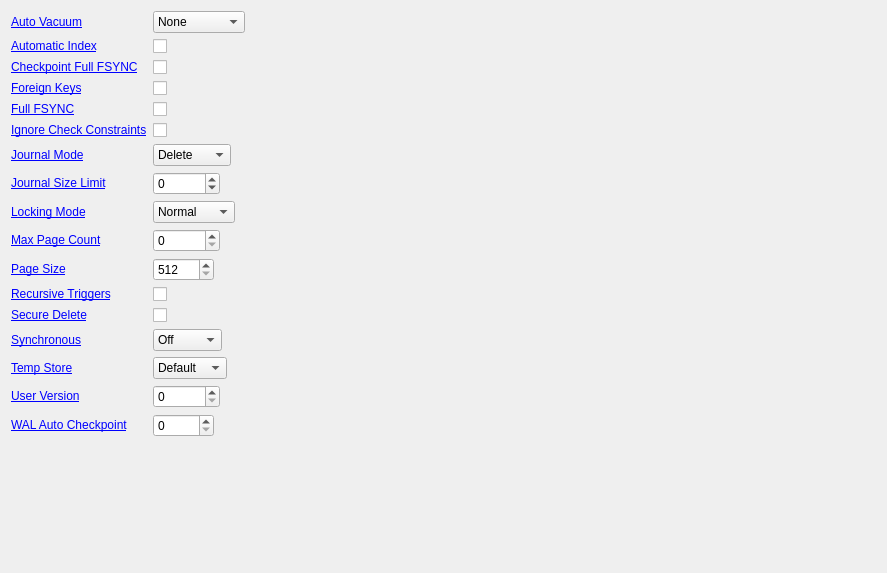
        <widget class="QWidget" name="scrollAreaWidgetContents">
         <property name="geometry">
          <rect>
           <x>0</x>
           <y>0</y>
           <width>887</width>
           <height>573</height>
          </rect>
         </property>
         <layout class="QFormLayout" name="formLayout">
          <property name="fieldGrowthPolicy">
           <enum>QFormLayout::ExpandingFieldsGrow</enum>
          </property>
          <item row="0" column="0">
           <widget class="QLabel" name="labelPragmaAutoVacuum">
            <property name="text">
             <string>&lt;html&gt;&lt;head/&gt;&lt;body&gt;&lt;p&gt;&lt;a href=&quot;http://www.sqlite.org/pragma.html#pragma_auto_vacuum&quot;&gt;&lt;span style=&quot; text-decoration: underline; color:#0000ff;&quot;&gt;Auto Vacuum&lt;/span&gt;&lt;/a&gt;&lt;/p&gt;&lt;/body&gt;&lt;/html&gt;</string>
            </property>
            <property name="openExternalLinks">
             <bool>true</bool>
            </property>
            <property name="textInteractionFlags">
             <set>Qt::LinksAccessibleByMouse</set>
            </property>
            <property name="buddy">
             <cstring>comboboxPragmaAutoVacuum</cstring>
            </property>
           </widget>
          </item>
          <item row="0" column="1">
           <widget class="QComboBox" name="comboboxPragmaAutoVacuum">
            <item>
             <property name="text">
              <string>None</string>
             </property>
            </item>
            <item>
             <property name="text">
              <string>Full</string>
             </property>
            </item>
            <item>
             <property name="text">
              <string>Incremental</string>
             </property>
            </item>
           </widget>
          </item>
          <item row="1" column="0">
           <widget class="QLabel" name="labelPragmaAutomaticIndex">
            <property name="text">
             <string>&lt;html&gt;&lt;head/&gt;&lt;body&gt;&lt;p&gt;&lt;a href=&quot;http://www.sqlite.org/pragma.html#pragma_automatic_index&quot;&gt;&lt;span style=&quot; text-decoration: underline; color:#0000ff;&quot;&gt;Automatic Index&lt;/span&gt;&lt;/a&gt;&lt;/p&gt;&lt;/body&gt;&lt;/html&gt;</string>
            </property>
            <property name="openExternalLinks">
             <bool>true</bool>
            </property>
            <property name="buddy">
             <cstring>checkboxPragmaAutomaticIndex</cstring>
            </property>
           </widget>
          </item>
          <item row="1" column="1">
           <widget class="QCheckBox" name="checkboxPragmaAutomaticIndex">
            <property name="text">
             <string/>
            </property>
           </widget>
          </item>
          <item row="2" column="0">
           <widget class="QLabel" name="labelPragmaCheckpointFullFsync">
            <property name="text">
             <string>&lt;html&gt;&lt;head/&gt;&lt;body&gt;&lt;p&gt;&lt;a href=&quot;http://www.sqlite.org/pragma.html#pragma_checkpoint_fullfsync&quot;&gt;&lt;span style=&quot; text-decoration: underline; color:#0000ff;&quot;&gt;Checkpoint Full FSYNC&lt;/span&gt;&lt;/a&gt;&lt;/p&gt;&lt;/body&gt;&lt;/html&gt;</string>
            </property>
            <property name="openExternalLinks">
             <bool>true</bool>
            </property>
            <property name="buddy">
             <cstring>checkboxPragmaCheckpointFullFsync</cstring>
            </property>
           </widget>
          </item>
          <item row="2" column="1">
           <widget class="QCheckBox" name="checkboxPragmaCheckpointFullFsync">
            <property name="text">
             <string/>
            </property>
           </widget>
          </item>
          <item row="3" column="0">
           <widget class="QLabel" name="labelPragmaForeignKeys">
            <property name="text">
             <string>&lt;html&gt;&lt;head/&gt;&lt;body&gt;&lt;p&gt;&lt;a href=&quot;http://www.sqlite.org/pragma.html#pragma_foreign_keys&quot;&gt;&lt;span style=&quot; text-decoration: underline; color:#0000ff;&quot;&gt;Foreign Keys&lt;/span&gt;&lt;/a&gt;&lt;/p&gt;&lt;/body&gt;&lt;/html&gt;</string>
            </property>
            <property name="openExternalLinks">
             <bool>true</bool>
            </property>
            <property name="buddy">
             <cstring>checkboxPragmaForeignKeys</cstring>
            </property>
           </widget>
          </item>
          <item row="3" column="1">
           <widget class="QCheckBox" name="checkboxPragmaForeignKeys">
            <property name="text">
             <string/>
            </property>
           </widget>
          </item>
          <item row="4" column="0">
           <widget class="QLabel" name="labelPragmaFullFsync">
            <property name="text">
             <string>&lt;html&gt;&lt;head/&gt;&lt;body&gt;&lt;p&gt;&lt;a href=&quot;http://www.sqlite.org/pragma.html#pragma_fullfsync&quot;&gt;&lt;span style=&quot; text-decoration: underline; color:#0000ff;&quot;&gt;Full FSYNC&lt;/span&gt;&lt;/a&gt;&lt;/p&gt;&lt;/body&gt;&lt;/html&gt;</string>
            </property>
            <property name="openExternalLinks">
             <bool>true</bool>
            </property>
            <property name="buddy">
             <cstring>checkboxPragmaFullFsync</cstring>
            </property>
           </widget>
          </item>
          <item row="4" column="1">
           <widget class="QCheckBox" name="checkboxPragmaFullFsync">
            <property name="text">
             <string/>
            </property>
           </widget>
          </item>
          <item row="5" column="0">
           <widget class="QLabel" name="labelPragmaIgnoreCheckConstraints">
            <property name="text">
             <string>&lt;html&gt;&lt;head/&gt;&lt;body&gt;&lt;p&gt;&lt;a href=&quot;http://www.sqlite.org/pragma.html#pragma_ignore_check_constraints&quot;&gt;&lt;span style=&quot; text-decoration: underline; color:#0000ff;&quot;&gt;Ignore Check Constraints&lt;/span&gt;&lt;/a&gt;&lt;/p&gt;&lt;/body&gt;&lt;/html&gt;</string>
            </property>
            <property name="openExternalLinks">
             <bool>true</bool>
            </property>
            <property name="buddy">
             <cstring>checkboxPragmaIgnoreCheckConstraints</cstring>
            </property>
           </widget>
          </item>
          <item row="5" column="1">
           <widget class="QCheckBox" name="checkboxPragmaIgnoreCheckConstraints">
            <property name="text">
             <string/>
            </property>
           </widget>
          </item>
          <item row="6" column="0">
           <widget class="QLabel" name="labelPragmaJournalMode">
            <property name="text">
             <string>&lt;html&gt;&lt;head/&gt;&lt;body&gt;&lt;p&gt;&lt;a href=&quot;http://www.sqlite.org/pragma.html#pragma_journal_mode&quot;&gt;&lt;span style=&quot; text-decoration: underline; color:#0000ff;&quot;&gt;Journal Mode&lt;/span&gt;&lt;/a&gt;&lt;/p&gt;&lt;/body&gt;&lt;/html&gt;</string>
            </property>
            <property name="openExternalLinks">
             <bool>true</bool>
            </property>
            <property name="buddy">
             <cstring>comboboxPragmaJournalMode</cstring>
            </property>
           </widget>
          </item>
          <item row="6" column="1">
           <widget class="QComboBox" name="comboboxPragmaJournalMode">
            <item>
             <property name="text">
              <string>Delete</string>
             </property>
            </item>
            <item>
             <property name="text">
              <string>Truncate</string>
             </property>
            </item>
            <item>
             <property name="text">
              <string>Persist</string>
             </property>
            </item>
            <item>
             <property name="text">
              <string>Memory</string>
             </property>
            </item>
            <item>
             <property name="text">
              <string>WAL</string>
             </property>
            </item>
            <item>
             <property name="text">
              <string>Off</string>
             </property>
            </item>
           </widget>
          </item>
          <item row="7" column="0">
           <widget class="QLabel" name="labelJournalSizeLimit">
            <property name="text">
             <string>&lt;html&gt;&lt;head/&gt;&lt;body&gt;&lt;p&gt;&lt;a href=&quot;http://www.sqlite.org/pragma.html#pragma_journal_size_limit&quot;&gt;&lt;span style=&quot; text-decoration: underline; color:#0000ff;&quot;&gt;Journal Size Limit&lt;/span&gt;&lt;/a&gt;&lt;/p&gt;&lt;/body&gt;&lt;/html&gt;</string>
            </property>
            <property name="openExternalLinks">
             <bool>true</bool>
            </property>
            <property name="buddy">
             <cstring>spinPragmaJournalSizeLimit</cstring>
            </property>
           </widget>
          </item>
          <item row="7" column="1">
           <widget class="QSpinBox" name="spinPragmaJournalSizeLimit">
            <property name="minimum">
             <number>-1</number>
            </property>
            <property name="maximum">
             <number>100000</number>
            </property>
           </widget>
          </item>
          <item row="8" column="0">
           <widget class="QLabel" name="labelPragmaLockingMode">
            <property name="text">
             <string>&lt;html&gt;&lt;head/&gt;&lt;body&gt;&lt;p&gt;&lt;a href=&quot;http://www.sqlite.org/pragma.html#pragma_locking_mode&quot;&gt;&lt;span style=&quot; text-decoration: underline; color:#0000ff;&quot;&gt;Locking Mode&lt;/span&gt;&lt;/a&gt;&lt;/p&gt;&lt;/body&gt;&lt;/html&gt;</string>
            </property>
            <property name="openExternalLinks">
             <bool>true</bool>
            </property>
            <property name="buddy">
             <cstring>comboboxPragmaLockingMode</cstring>
            </property>
           </widget>
          </item>
          <item row="8" column="1">
           <widget class="QComboBox" name="comboboxPragmaLockingMode">
            <item>
             <property name="text">
              <string>Normal</string>
             </property>
            </item>
            <item>
             <property name="text">
              <string>Exclusive</string>
             </property>
            </item>
           </widget>
          </item>
          <item row="9" column="0">
           <widget class="QLabel" name="labelPragmaMaxPageCount">
            <property name="text">
             <string>&lt;html&gt;&lt;head/&gt;&lt;body&gt;&lt;p&gt;&lt;a href=&quot;http://www.sqlite.org/pragma.html#pragma_max_page_count&quot;&gt;&lt;span style=&quot; text-decoration: underline; color:#0000ff;&quot;&gt;Max Page Count&lt;/span&gt;&lt;/a&gt;&lt;/p&gt;&lt;/body&gt;&lt;/html&gt;</string>
            </property>
            <property name="openExternalLinks">
             <bool>true</bool>
            </property>
            <property name="buddy">
             <cstring>spinPragmaMaxPageCount</cstring>
            </property>
           </widget>
          </item>
          <item row="9" column="1">
           <widget class="QSpinBox" name="spinPragmaMaxPageCount">
            <property name="maximum">
             <number>2000000000</number>
            </property>
           </widget>
          </item>
          <item row="10" column="0">
           <widget class="QLabel" name="labelPragmaPageSize">
            <property name="text">
             <string>&lt;html&gt;&lt;head/&gt;&lt;body&gt;&lt;p&gt;&lt;a href=&quot;http://www.sqlite.org/pragma.html#pragma_page_size&quot;&gt;&lt;span style=&quot; text-decoration: underline; color:#0000ff;&quot;&gt;Page Size&lt;/span&gt;&lt;/a&gt;&lt;/p&gt;&lt;/body&gt;&lt;/html&gt;</string>
            </property>
            <property name="openExternalLinks">
             <bool>true</bool>
            </property>
            <property name="buddy">
             <cstring>spinPragmaPageSize</cstring>
            </property>
           </widget>
          </item>
          <item row="10" column="1">
           <widget class="QSpinBox" name="spinPragmaPageSize">
            <property name="minimum">
             <number>512</number>
            </property>
            <property name="maximum">
             <number>65536</number>
            </property>
           </widget>
          </item>
          <item row="11" column="0">
           <widget class="QLabel" name="labelPragmaRecursiveTriggers">
            <property name="text">
             <string>&lt;html&gt;&lt;head/&gt;&lt;body&gt;&lt;p&gt;&lt;a href=&quot;http://www.sqlite.org/pragma.html#pragma_recursive_triggers&quot;&gt;&lt;span style=&quot; text-decoration: underline; color:#0000ff;&quot;&gt;Recursive Triggers&lt;/span&gt;&lt;/a&gt;&lt;/p&gt;&lt;/body&gt;&lt;/html&gt;</string>
            </property>
            <property name="openExternalLinks">
             <bool>true</bool>
            </property>
            <property name="buddy">
             <cstring>checkboxPragmaRecursiveTriggers</cstring>
            </property>
           </widget>
          </item>
          <item row="11" column="1">
           <widget class="QCheckBox" name="checkboxPragmaRecursiveTriggers">
            <property name="text">
             <string/>
            </property>
           </widget>
          </item>
          <item row="12" column="0">
           <widget class="QLabel" name="labelPragmaSecureDelete">
            <property name="text">
             <string>&lt;html&gt;&lt;head/&gt;&lt;body&gt;&lt;p&gt;&lt;a href=&quot;http://www.sqlite.org/pragma.html#pragma_secure_delete&quot;&gt;&lt;span style=&quot; text-decoration: underline; color:#0000ff;&quot;&gt;Secure Delete&lt;/span&gt;&lt;/a&gt;&lt;/p&gt;&lt;/body&gt;&lt;/html&gt;</string>
            </property>
            <property name="openExternalLinks">
             <bool>true</bool>
            </property>
            <property name="buddy">
             <cstring>checkboxPragmaSecureDelete</cstring>
            </property>
           </widget>
          </item>
          <item row="12" column="1">
           <widget class="QCheckBox" name="checkboxPragmaSecureDelete">
            <property name="text">
             <string/>
            </property>
           </widget>
          </item>
          <item row="13" column="0">
           <widget class="QLabel" name="labelPragmaSynchronous">
            <property name="text">
             <string>&lt;html&gt;&lt;head/&gt;&lt;body&gt;&lt;p&gt;&lt;a href=&quot;http://www.sqlite.org/pragma.html#pragma_synchronous&quot;&gt;&lt;span style=&quot; text-decoration: underline; color:#0000ff;&quot;&gt;Synchronous&lt;/span&gt;&lt;/a&gt;&lt;/p&gt;&lt;/body&gt;&lt;/html&gt;</string>
            </property>
            <property name="openExternalLinks">
             <bool>true</bool>
            </property>
            <property name="buddy">
             <cstring>comboboxPragmaSynchronous</cstring>
            </property>
           </widget>
          </item>
          <item row="13" column="1">
           <widget class="QComboBox" name="comboboxPragmaSynchronous">
            <item>
             <property name="text">
              <string>Off</string>
             </property>
            </item>
            <item>
             <property name="text">
              <string>Normal</string>
             </property>
            </item>
            <item>
             <property name="text">
              <string>Full</string>
             </property>
            </item>
           </widget>
          </item>
          <item row="14" column="0">
           <widget class="QLabel" name="labelPragmaTempStore">
            <property name="text">
             <string>&lt;html&gt;&lt;head/&gt;&lt;body&gt;&lt;p&gt;&lt;a href=&quot;http://www.sqlite.org/pragma.html#pragma_temp_store&quot;&gt;&lt;span style=&quot; text-decoration: underline; color:#0000ff;&quot;&gt;Temp Store&lt;/span&gt;&lt;/a&gt;&lt;/p&gt;&lt;/body&gt;&lt;/html&gt;</string>
            </property>
            <property name="openExternalLinks">
             <bool>true</bool>
            </property>
            <property name="buddy">
             <cstring>comboboxPragmaTempStore</cstring>
            </property>
           </widget>
          </item>
          <item row="14" column="1">
           <widget class="QComboBox" name="comboboxPragmaTempStore">
            <item>
             <property name="text">
              <string>Default</string>
             </property>
            </item>
            <item>
             <property name="text">
              <string>File</string>
             </property>
            </item>
            <item>
             <property name="text">
              <string>Memory</string>
             </property>
            </item>
           </widget>
          </item>
          <item row="15" column="0">
           <widget class="QLabel" name="labelPragmaUserVersion">
            <property name="text">
             <string>&lt;html&gt;&lt;head/&gt;&lt;body&gt;&lt;p&gt;&lt;a href=&quot;http://www.sqlite.org/pragma.html#pragma_user_version&quot;&gt;&lt;span style=&quot; text-decoration: underline; color:#0000ff;&quot;&gt;User Version&lt;/span&gt;&lt;/a&gt;&lt;/p&gt;&lt;/body&gt;&lt;/html&gt;</string>
            </property>
            <property name="openExternalLinks">
             <bool>true</bool>
            </property>
            <property name="buddy">
             <cstring>spinPragmaUserVersion</cstring>
            </property>
           </widget>
          </item>
          <item row="15" column="1">
           <widget class="QSpinBox" name="spinPragmaUserVersion">
            <property name="maximum">
             <number>2147483647</number>
            </property>
           </widget>
          </item>
          <item row="16" column="0">
           <widget class="QLabel" name="labelPragmaWalAutoCheckpoint">
            <property name="text">
             <string>&lt;html&gt;&lt;head/&gt;&lt;body&gt;&lt;p&gt;&lt;a href=&quot;http://www.sqlite.org/pragma.html#pragma_wal_autocheckpoint&quot;&gt;&lt;span style=&quot; text-decoration: underline; color:#0000ff;&quot;&gt;WAL Auto Checkpoint&lt;/span&gt;&lt;/a&gt;&lt;/p&gt;&lt;/body&gt;&lt;/html&gt;</string>
            </property>
            <property name="openExternalLinks">
             <bool>true</bool>
            </property>
            <property name="buddy">
             <cstring>spinPragmaWalAutoCheckpoint</cstring>
            </property>
           </widget>
          </item>
          <item row="16" column="1">
           <widget class="QSpinBox" name="spinPragmaWalAutoCheckpoint">
            <property name="maximum">
             <number>10000</number>
            </property>
           </widget>
          </item>
         </layout>
        </widget>
